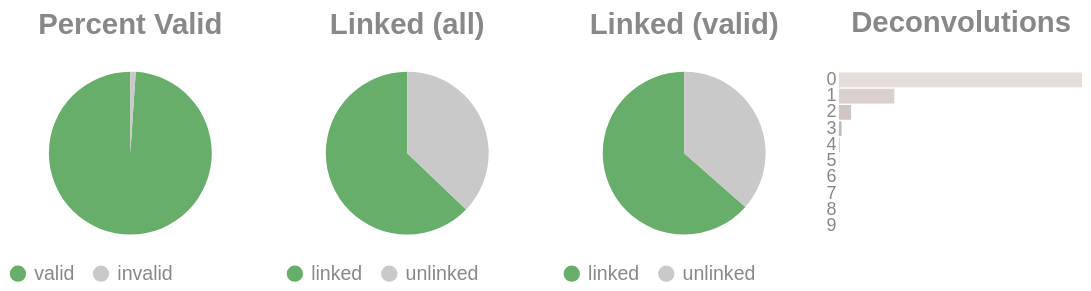

The code cell stored with this chart in its notebook:
### Code cell
if SKIPLR:
    pass
else:
    clash = Counter()
    for i in valids['molecule'].to_list():
        _mol = i.split("-")
        if len(_mol) == 1:
            clash.update('0')
        else:
            clash.update(_mol[-1])

    _d = {"deconvolutions": [], 'count': []}
    for k,v in clash.items():
        _d['deconvolutions'].append(k)
        _d['count'].append(v)

    tot_valid = valids['reads'].sum()
    mask = valids['reads'] >= 2
    n_linked_reads = valids.filter(mask)['reads'].sum()
    if n_linked_reads == 0:
        print_html("No linked molecules (>=2 reads) were detected; skipping linked-only distributions.")
        SKIPLR = True
    else:
        perc_valid = round(tot_valid / n_reads, 4)
        linked_perc_abs = round(n_linked_reads / n_reads, 4)
        linked_perc = round(n_linked_reads / tot_valid, 4)

    _valid = pl.DataFrame({"valids": ['valid', 'invalid'], "count": [tot_valid, n_reads - tot_valid]})
    _linked_abs = pl.DataFrame({"linked (absolute)": ['linked', 'unlinked'], "count": [n_linked_reads, n_reads - n_linked_reads]})
    _linked_rel = pl.DataFrame({"linked (valids)": ['linked', 'unlinked'], "count": [n_linked_reads, tot_valid - n_linked_reads]})

    (
        alt.hconcat(
            piechart(_valid, goodval = 'valid', title = "Percent Valid"),
            piechart(_linked_abs, goodval = "linked", title =  "Linked (all)"),
            piechart(_linked_rel, goodval = "linked", title =  "Linked (valid)"),
            convolutionbar(pl.DataFrame(_d), title = "Deconvolutions"),
            center = True,
            bounds = 'flush'
        )
        .resolve_scale(color='independent')
        .resolve_legend('independent')
        .properties(usermeta={'embedOptions': {"actions": False}})
    ).display()

### Figure 1 — Vega-Lite specification as saved in the notebook (floating-point values rounded to 4 significant figures)
{"width": "container", "height": 400, "config": {"title": {"anchor": "start", "dy": -15, "fontSize": 18, "color": "#888888", "subtitleColor": "#888888", "subtitleFontSize": 14}, "arc": {"fill": "#0072B2"}, "axis": {"domainColor": "#888888", "domainWidth": 0.5, "gridWidth": 0.2, "grid": false, "titleFontWeight": 400, "titleFontSize": 15, "labelFontSize": 11, "labelColor": "#888888", "tickColor": "#888888", "tickWidth": 0.2, "titleColor": "#888888"}, "axisBand": {"grid": false}, "axisX": {"grid": true, "tickSize": 10, "domainCap": "round"}, "axisY": {"domain": false, "grid": true, "tickSize": 0, "domainCap": "round"}, "background": "transparent", "header": {"labelFontSize": 15, "labelColor": "#888888", "titleFontSize": 15, "titleFontWeight": 600, "titleColor": "#888888"}, "legend": {"labelFont": "sans-serif", "labelFontSize": 12, "labelColor": "#888888", "symbolSize": 100, "symbolType": "circle", "titleFontSize": 12, "titlePadding": 10, "titleColor": "#888888", "title": null}, "range": {"category": ["#E69F00", "#56B4E9", "#009E73", "#F0E442", "#0072B2", "#D55E00", "#CC79A7", "#000000"], "diverging": ["#cfe8f3", "#a2d4ec", "#73bfe2", "#46abdb", "#1696d2", "#12719e"]}, "area": {"fill": "#0072B2", "fillOpacity": 0.7, "line": true, "strokeOpacity": 0.7}, "line": {"color": "#0072B2", "stroke": "#0072B2", "strokeWidth": 2}, "trail": {"color": "#0072B2", "stroke": "#0072B2", "strokeWidth": 0, "size": 1}, "point": {"filled": true, "fillOpacity": 1.0, "size": 95}, "text": {"color": "#888888", "fontSize": 11, "align": "right", "fontWeight": 400, "size": 11}, "bar": {"fill": "#0072B2", "stroke": null}, "view": {"stroke": null, "continuousWidth": 660, "continuousHeight": 400}}, "hconcat": [{"data": {"name": "data-26379bf9c7527e01976b2411e7ec35cc"}, "mark": {"type": "arc"}, "encoding": {"color": {"field": "valids", "legend": {"orient": "bottom", "title": null}, "scale": {"domain": ["valid", "invalid"], "range": ["#68ae6b", "#C9C9C9"]}, "title": "Valids", "type": "nominal"}, "theta": {"field": "count", "type": "quantitative"}, "tooltip": [{"field": "valids", "title": "Valids", "type": "ordinal"}, {"field": "percent", "format": ".2%", "title": "Percent", "type": "quantitative"}, {"field": "count", "title": "Count", "type": "quantitative"}]}, "height": 100, "title": {"text": "Percent Valid", "align": "center", "anchor": "middle"}, "transform": [{"calculate": "datum.count / 2113473", "as": "percent"}], "width": 150}, {"data": {"name": "data-a3150d62d8f6d3a818496b3fafcc9fa6"}, "mark": {"type": "arc"}, "encoding": {"color": {"field": "linked (absolute)", "legend": {"orient": "bottom", "title": null}, "scale": {"domain": ["linked", "unlinked"], "range": ["#68ae6b", "#C9C9C9"]}, "title": "Linked (Absolute)", "type": "nominal"}, "theta": {"field": "count", "type": "quantitative"}, "tooltip": [{"field": "linked (absolute)", "title": "Linked (Absolute)", "type": "ordinal"}, {"field": "percent", "format": ".2%", "title": "Percent", "type": "quantitative"}, {"field": "count", "title": "Count", "type": "quantitative"}]}, "height": 100, "title": {"text": "Linked (all)", "align": "center", "anchor": "middle"}, "transform": [{"calculate": "datum.count / 2113473", "as": "percent"}], "width": 150}, {"data": {"name": "data-2fdec3e6dfc40c10f5233358e1ce4282"}, "mark": {"type": "arc"}, "encoding": {"color": {"field": "linked (valids)", "legend": {"orient": "bottom", "title": null}, "scale": {"domain": ["linked", "unlinked"], "range": ["#68ae6b", "#C9C9C9"]}, "title": "Linked (Valids)", "type": "nominal"}, "theta": {"field": "count", "type": "quantitative"}, "tooltip": [{"field": "linked (valids)", "title": "Linked (Valids)", "type": "ordinal"}, {"field": "percent", "format": ".2%", "title": "Percent", "type": "quantitative"}, {"field": "count", "title": "Count", "type": "quantitative"}]}, "height": 100, "title": {"text": "Linked (valid)", "align": "center", "anchor": "middle"}, "transform": [{"calculate": "datum.count / 2090994", "as": "percent"}], "width": 150}, {"data": {"name": "data-dd1e07cc9cb96e8ac8f3f885a0804282"}, "mark": {"type": "bar"}, "encoding": {"color": {"field": "deconvolutions", "legend": null, "scale": {"scheme": "lightgreyred"}, "type": "nominal"}, "tooltip": [{"field": "deconvolutions", "title": "Deconvolutions", "type": "ordinal"}, {"field": "percent", "format": ".2%", "title": "Percent", "type": "quantitative"}, {"field": "count", "title": "Count", "type": "quantitative"}], "x": {"axis": null, "field": "count", "type": "quantitative"}, "y": {"field": "deconvolutions", "sort": "ascending", "title": null, "type": "nominal"}}, "height": 100, "title": {"text": "Deconvolutions", "align": "center", "anchor": "middle"}, "transform": [{"calculate": "datum.count / 1156866", "as": "percent"}], "width": 150}], "bounds": "flush", "center": true, "resolve": {"legend": {"angle": "independent"}, "scale": {"color": "independent"}}, "usermeta": {"embedOptions": {"actions": false}}, "$schema": "https://vega.github.io/schema/vega-lite/v6.4.1.json", "datasets": {"data-26379bf9c7527e01976b2411e7ec35cc": [{"valids": "valid", "count": 2090994}, {"valids": "invalid", "count": 22479}], "data-a3150d62d8f6d3a818496b3fafcc9fa6": [{"linked (absolute)": "linked", "count": 1328210}, {"linked (absolute)": "unlinked", "count": 785263}], "data-2fdec3e6dfc40c10f5233358e1ce4282": [{"linked (valids)": "linked", "count": 1328210}, {"linked (valids)": "unlinked", "count": 762784}], "data-dd1e07cc9cb96e8ac8f3f885a0804282": [{"deconvolutions": "0", "count": 895376}, {"deconvolutions": "1", "count": 203868}, {"deconvolutions": "2", "count": 44871}, {"deconvolutions": "3", "count": 9789}, {"deconvolutions": "4", "count": 2166}, {"deconvolutions": "5", "count": 547}, {"deconvolutions": "6", "count": 153}, {"deconvolutions": "7", "count": 57}, {"deconvolutions": "8", "count": 26}, {"deconvolutions": "9", "count": 13}]}}
